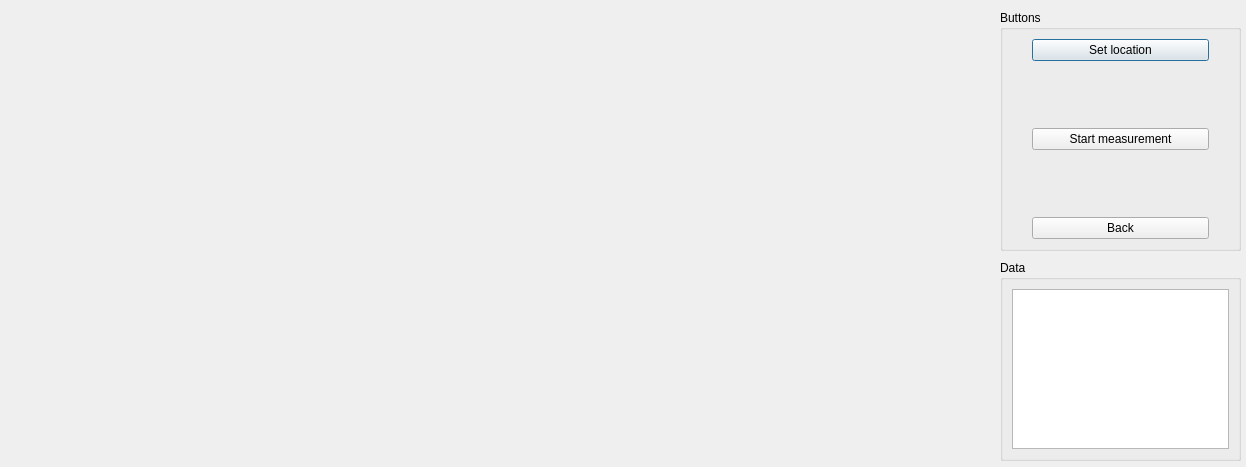
<?xml version="1.0" encoding="UTF-8"?>
<ui version="4.0">
 <class>MeasureWindow</class>
 <widget class="QDialog" name="MeasureWindow">
  <property name="geometry">
   <rect>
    <x>0</x>
    <y>0</y>
    <width>1246</width>
    <height>467</height>
   </rect>
  </property>
  <property name="windowTitle">
   <string>Dialog</string>
  </property>
  <widget class="QGroupBox" name="GroupButtons">
   <property name="geometry">
    <rect>
     <x>1000</x>
     <y>10</y>
     <width>241</width>
     <height>241</height>
    </rect>
   </property>
   <property name="title">
    <string>Buttons</string>
   </property>
   <layout class="QGridLayout" name="gridLayout">
    <item row="0" column="1">
     <widget class="QPushButton" name="SetLocationMeasureWindow">
      <property name="text">
       <string>Set location</string>
      </property>
     </widget>
    </item>
    <item row="1" column="0">
     <spacer name="verticalSpacer">
      <property name="orientation">
       <enum>Qt::Vertical</enum>
      </property>
      <property name="sizeHint" stdset="0">
       <size>
        <width>20</width>
        <height>132</height>
       </size>
      </property>
     </spacer>
    </item>
    <item row="1" column="1">
     <widget class="QPushButton" name="StartMeasureWindow">
      <property name="text">
       <string>Start measurement</string>
      </property>
     </widget>
    </item>
    <item row="1" column="2">
     <spacer name="verticalSpacer_2">
      <property name="orientation">
       <enum>Qt::Vertical</enum>
      </property>
      <property name="sizeHint" stdset="0">
       <size>
        <width>20</width>
        <height>132</height>
       </size>
      </property>
     </spacer>
    </item>
    <item row="2" column="1">
     <widget class="QPushButton" name="BackMeasureWindow">
      <property name="text">
       <string>Back</string>
      </property>
     </widget>
    </item>
   </layout>
  </widget>
  <widget class="QGroupBox" name="GroupDataLog">
   <property name="geometry">
    <rect>
     <x>1000</x>
     <y>260</y>
     <width>241</width>
     <height>201</height>
    </rect>
   </property>
   <property name="title">
    <string>Data</string>
   </property>
   <layout class="QGridLayout" name="gridLayout_2">
    <item row="0" column="0">
     <widget class="QTextEdit" name="DataMeasureWindow"/>
    </item>
   </layout>
  </widget>
 </widget>
 <resources/>
 <connections/>
</ui>
